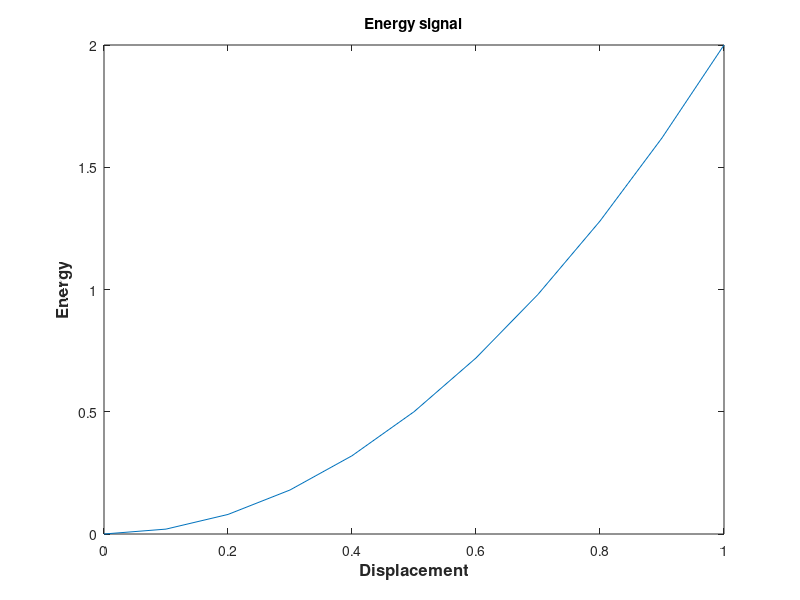
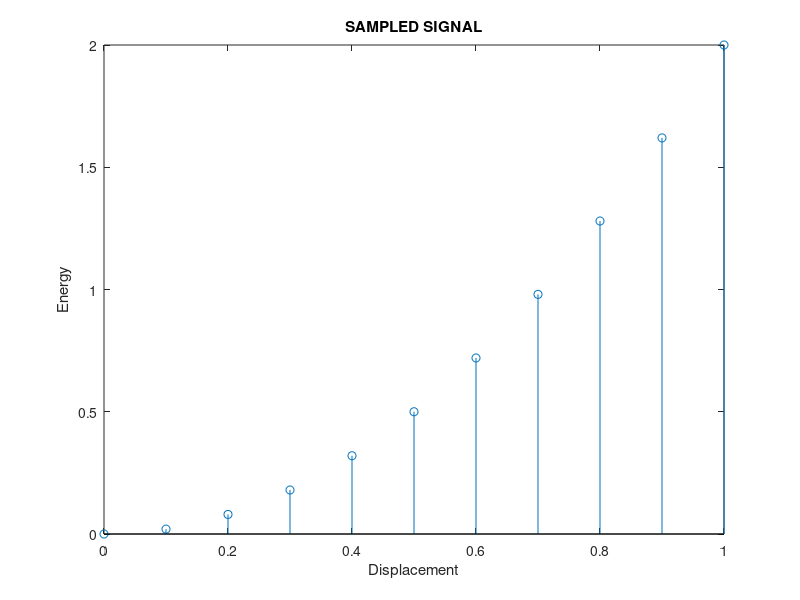
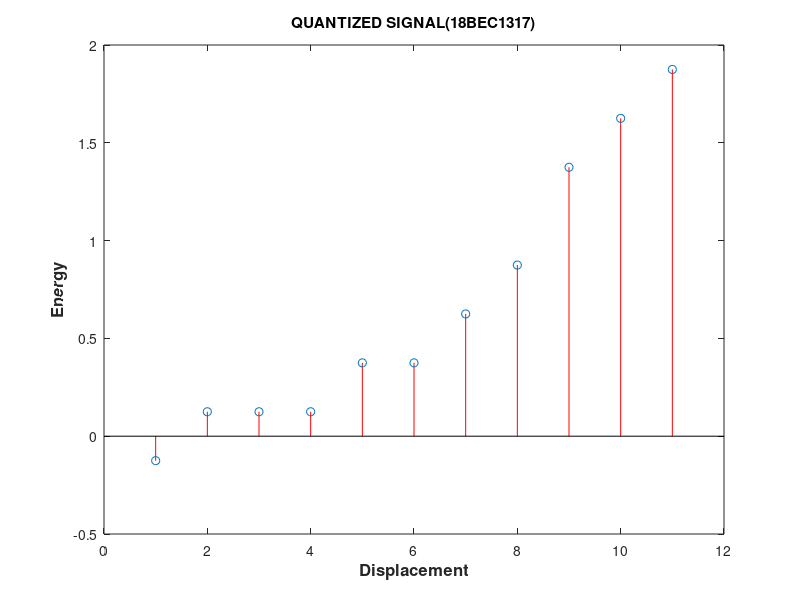
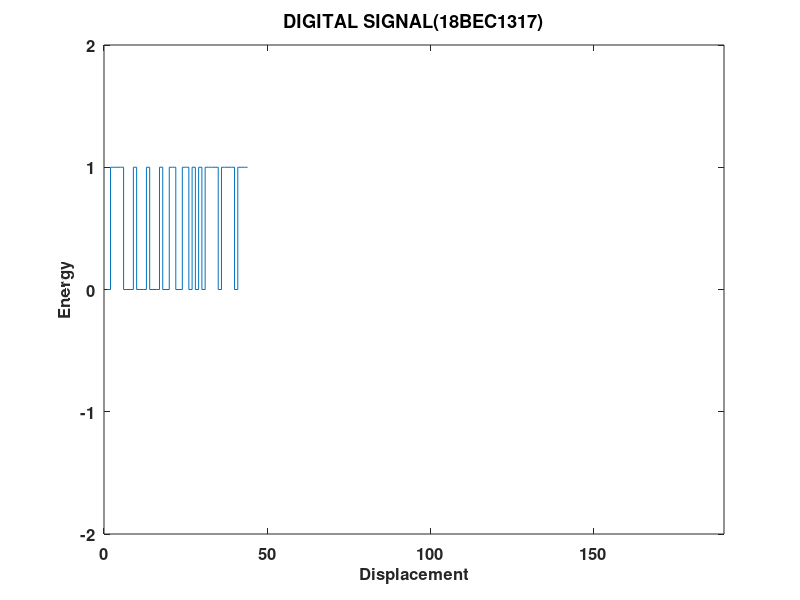

The MATLAB source for these figures, in order:
clc
clear all
k=4
x = 0:0.1:1 % generating few values as x
E = 1/2*k*x.^2; % using energy formula to clauclated KE in spring
figure(1)
%plot(t,y,'bo-',t,v,'r+-',t,E,'g');
plot(x,E) %plotting origina signals
title('Energy signal');
xlabel('Displacement','FontSize',12,'FontWeight',"bold");
ylabel('Energy','FontSize',12,'FontWeight',"bold");
figure(2)
stem(x,E); % plot of sampled signal
title('SAMPLED SIGNAL');
xlabel('Displacement');
ylabel('Energy');

n1=4;%number of bits per sample
L=2^n1;%no of levels of quantization
xmax=2;
xmin=-2;
del=(xmax-xmin)/L; %defining del
partition=xmin:del:2 % definition of decision lines
codebook=xmin-(del/2):del:xmax+del/2; % definition of representation levels
[index,quants]=quantiz(E,partition,codebook);%quantiz is inbuilt function which is used to quantize the signal
% gives rounded off values of the samples
figure(3)
set(gca,'Fontsize',12,'Fontweight','bold')
stem(quants,"color",'r');%plotting of quantized signal
title('QUANTIZED SIGNAL(18BEC1317)');
xlabel('Displacement','FontSize',12,'FontWeight',"bold");
ylabel('Energy','FontSize',12,'FontWeight',"bold");


% NORMALIZATION
l1=length(index); % to convert 1 to n as 0 to n-1 indicies
for i=1:l1
    if (index(i)~=0)
        index(i)=index(i)-1;
    end
end
l2=length(quants);
for i=1:l2 % to convert the end representation levels within the range.
    if(quants(i)==xmin-(del/2))
        quants(i)=xmin+(del/2);
    end
    if(quants(i)==xmax+(del/2))
        quants(i)=xmax-(del/2);
    end
end
% ENCODING
code=de2bi(index,'left-msb'); % DECIMAL TO BINANRY CONV OF INDICIES
k=1;
for i=1:l1 % to convert column vector to row vector
    for j=1:n1
        coded(k)=code(i,j);
        j=j+1;
        k=k+1;
    end
    i=i+1;
end
figure(4);
stairs(coded);
axis([0 190 -2 2])
%plot of digital signal
title('DIGITAL SIGNAL(18BEC1317)');
set(gca,'Fontsize',12,'Fontweight','bold')
xlabel('Displacement','FontSize',12,'FontWeight',"bold");
ylabel('Energy','FontSize',12,'FontWeight',"bold");
%Demodulation
code1=reshape(coded,n1,(length(coded)/n1));
index1=bi2de(code1,'left-msb'); %converting from decimal to binary
resignal=del*index+xmin+(del/2);
figure(5);%plot of demodulated signal compared to original signl
subplot(2,1,1)%plot of demodulated signal
plot(resignal,"color",'k'); 
title('DEMODULATAED SIGNAL(18BEC1317)');
xlabel('Displacement','FontSize',12,'FontWeight',"bold");
ylabel('Energy','FontSize',12,'FontWeight',"bold");
subplot(2,1,2)
plot(x,E,"color",'m');%plot of original signal
title('ORIGINALSIGNAL(18BEC1317)');
xlabel('Displacement','FontSize',12,'FontWeight',"bold");
ylabel('Energy','FontSize',12,'FontWeight',"bold");
